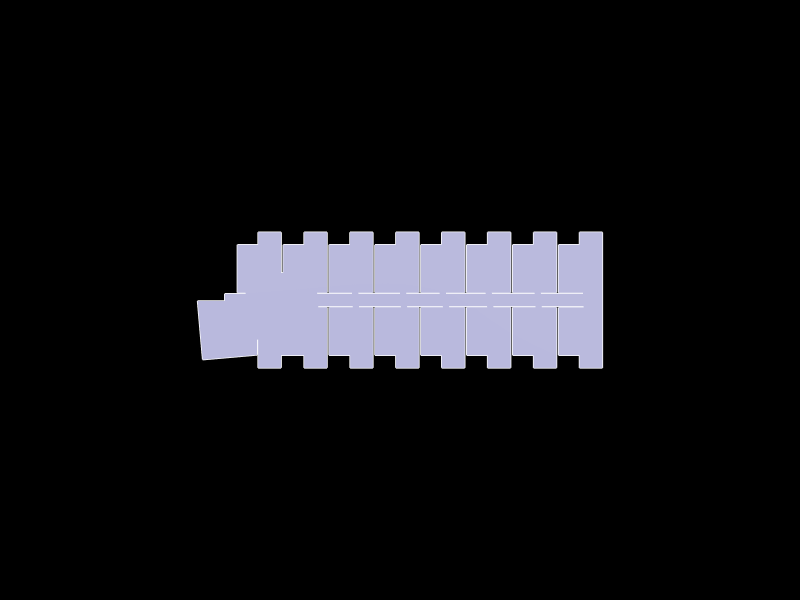

The notebook cell saved with this chart:
### Markdown cell above
## 6. Show the floor plan

### Code cell
Topology.Show(floor_face,
              camera=[0, 0, 6],
              faceColor=[210, 210, 250],
              faceOpacity=1,
              edgeColor="white",
              edgeWidth=3,
              showVertices=False,
              backgroundColor="black",
              width=800, height=600,
              renderer=renderer)

### Figure 1 — Plotly figure (JSON) as saved in the notebook; plotly's stock layout.template omitted (floating-point values rounded to 4 significant figures; data arrays with more than 128 entries replaced by an {"elided": "..."} marker saying what was removed)
{"data": [{"hoverinfo": "text", "legendgroup": "2", "legendrank": 2, "line": {"color": "white", "dash": "solid", "width": 3}, "marker": {"size": 0}, "mode": "lines", "name": "1: Untitled (Edges)", "showlegend": false, "text": "", "type": "scatter3d", "x": {"elided": "438 float values"}, "y": {"elided": "438 float values"}, "z": {"elided": "438 int values"}}, {"cmax": 1, "cmin": 0, "color": "#D2D2FA", "colorscale": [[0, "#440154"], [0.1111, "#482878"], [0.2222, "#3e4989"], [0.3333, "#31688e"], [0.4444, "#26828e"], [0.5556, "#1f9e89"], [0.6667, "#35b779"], [0.7778, "#6ece58"], [0.8889, "#b5de2b"], [1, "#fde725"]], "flatshading": true, "hoverinfo": "text", "hovertext": "", "i": {"elided": "144 int values"}, "j": {"elided": "144 int values"}, "k": {"elided": "144 int values"}, "legendgroup": "3", "legendrank": 3, "lighting": {"facenormalsepsilon": 0}, "name": "1: Untitled (Faces)", "opacity": 1, "showlegend": false, "showscale": false, "text": "", "type": "mesh3d", "x": {"elided": "146 float values"}, "y": {"elided": "146 float values"}, "z": {"elided": "146 int values"}}], "layout": {"autosize": true, "height": 600, "margin": {"b": 40, "l": 40, "r": 40, "t": 40}, "paper_bgcolor": "#000000", "plot_bgcolor": "#000000", "scene": {"aspectmode": "data", "camera": {"center": {"x": 0, "y": 0, "z": 0}, "eye": {"x": 0, "y": 0, "z": 6}, "projection": {"type": "perspective"}, "up": {"x": 0, "y": 1, "z": 0}}, "xaxis": {"visible": false}, "yaxis": {"visible": false}, "zaxis": {"visible": false}}, "showlegend": true, "width": 800, "xaxis": {"showgrid": false, "visible": false, "zeroline": false}, "yaxis": {"showgrid": false, "visible": false, "zeroline": false}}}
